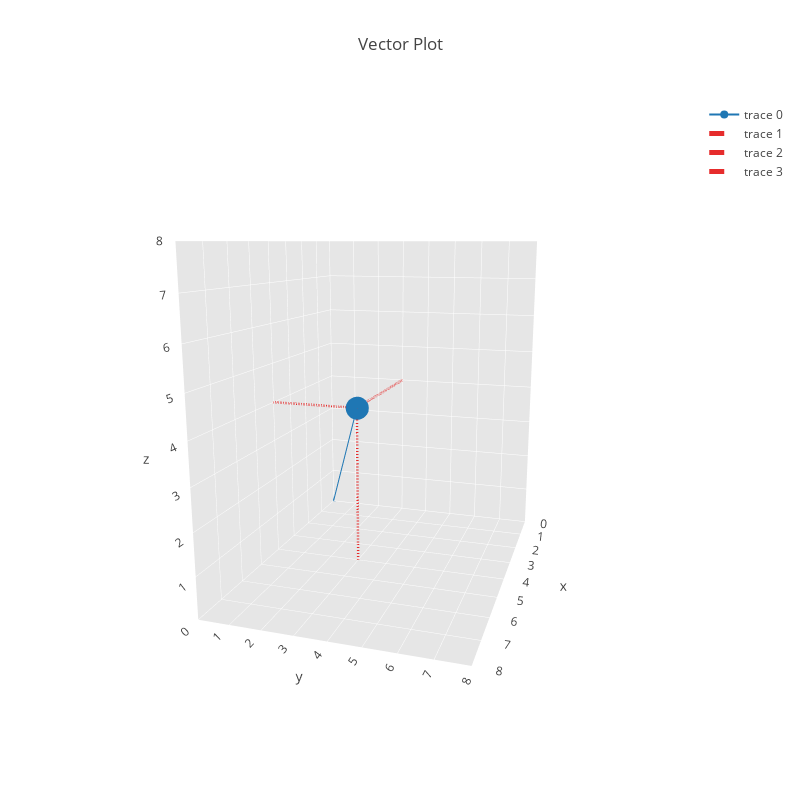

The cell this chart's notebook holds for it:
### Code cell
x = 4
y = 3
z = 4

vector = go.Scatter3d(x=(0,x), y=(0,y), z=(0,z))
loc_x = go.Scatter3d(x=(0,x), y=(y,y), z=(z,z),
                     mode='lines',
                     line=dict(
                         color='rgb(230,44,44)',
                         dash='dash',
                         width=5))
loc_y = go.Scatter3d(x=(x,x), y=(0,y), z=(z,z),
                     mode='lines',
                     line=dict(
                         color='rgb(230,44,44)',
                         dash='dash',
                         width=5))
loc_z = go.Scatter3d(x=(x,x), y=(y,y), z=(0,z),
                     mode='lines',
                     line=dict(
                         color='rgb(230,44,44)',
                         dash='dash',
                         width=5))

data =[vector, loc_x, loc_y, loc_z]
axis_range=[0,8]
axis_ticks=max(axis_range)-min(axis_range)+1

layout= go.Layout(
    width=800,
    height=800,
    autosize=False,
    title='Vector Plot',
    scene=dict(
        xaxis=dict(
            gridcolor='rgb(255,255,255)',
            zerolinecolor='rgb(255,255,255)',
            showbackground=True,
            backgroundcolor='rgb(230,230,230)',
            nticks=axis_ticks,
            range=axis_range
        ),
        yaxis=dict(
            gridcolor='rgb(255,255,255)',
            zerolinecolor='rgb(255,255,255)',
            showbackground=True,
            backgroundcolor='rgb(230,230,230)',
            nticks=axis_ticks,
            range=axis_range
        ),
        zaxis=dict(
            gridcolor='rgb(255,255,255)',
            zerolinecolor='rgb(255,255,255)',
            showbackground=True,
            backgroundcolor='rgb(230,230,230)',
            nticks=axis_ticks,
            range=axis_range
        )
    )
)

fig = go.Figure(data=data, layout=layout)
pyo.plot(fig, filename='simplevector.html')
pyo.iplot(fig)

### Figure 1 — Plotly figure (JSON) as saved in the notebook; plotly's stock layout.template omitted (floating-point values rounded to 4 significant figures)
{"data": [{"type": "scatter3d", "uid": "6ab8f6f2-b476-4d42-bca5-1c68da1723db", "x": [0, 4], "y": [0, 3], "z": [0, 4]}, {"line": {"color": "rgb(230,44,44)", "dash": "dash", "width": 5}, "mode": "lines", "type": "scatter3d", "uid": "c31120c4-5bc4-4571-9fdf-c1cce51b87c0", "x": [0, 4], "y": [3, 3], "z": [4, 4]}, {"line": {"color": "rgb(230,44,44)", "dash": "dash", "width": 5}, "mode": "lines", "type": "scatter3d", "uid": "6612cb9e-7a56-4965-961e-b2619cbf615a", "x": [4, 4], "y": [0, 3], "z": [4, 4]}, {"line": {"color": "rgb(230,44,44)", "dash": "dash", "width": 5}, "mode": "lines", "type": "scatter3d", "uid": "789f4367-e940-4345-ab6d-1e71885db27a", "x": [4, 4], "y": [3, 3], "z": [0, 4]}], "layout": {"autosize": false, "height": 800, "scene": {"aspectmode": "auto", "aspectratio": {"x": 1.101, "y": 0.8255, "z": 1.101}, "camera": {"center": {"x": 0, "y": 0, "z": 0}, "eye": {"x": 2.323, "y": 0.7345, "z": 0.5491}, "up": {"x": 0, "y": 0, "z": 1}}, "xaxis": {"backgroundcolor": "rgb(230,230,230)", "gridcolor": "rgb(255,255,255)", "nticks": 9, "range": [0, 8], "showbackground": true, "type": "linear", "zerolinecolor": "rgb(255,255,255)"}, "yaxis": {"backgroundcolor": "rgb(230,230,230)", "gridcolor": "rgb(255,255,255)", "nticks": 9, "range": [0, 8], "showbackground": true, "type": "linear", "zerolinecolor": "rgb(255,255,255)"}, "zaxis": {"backgroundcolor": "rgb(230,230,230)", "gridcolor": "rgb(255,255,255)", "nticks": 9, "range": [0, 8], "showbackground": true, "type": "linear", "zerolinecolor": "rgb(255,255,255)"}}, "title": "Vector Plot", "width": 800}}
